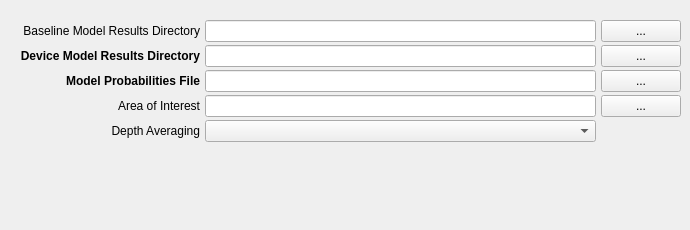
     <widget class="QWidget" name="tab_3">
      <attribute name="title">
       <string>Inputs</string>
      </attribute>
      <widget class="QWidget" name="layoutWidget_6">
       <property name="geometry">
        <rect>
         <x>20</x>
         <y>20</y>
         <width>661</width>
         <height>201</height>
        </rect>
       </property>
       <layout class="QGridLayout" name="gridLayout_10" rowstretch="0,0,0,0,0" columnstretch="0,0,0" rowminimumheight="0,0,0,0,0">
        <property name="sizeConstraint">
         <enum>QLayout::SetMaximumSize</enum>
        </property>
        <property name="horizontalSpacing">
         <number>5</number>
        </property>
        <property name="verticalSpacing">
         <number>3</number>
        </property>
        <item row="1" column="0">
         <widget class="QLabel" name="label_57">
          <property name="toolTip">
           <string>&lt;html&gt;&lt;head/&gt;&lt;body&gt;&lt;p&gt;Model results with marine energy devices present. Accepts a single NetCDF file or directory contining a collection of files.&lt;/p&gt;&lt;/body&gt;&lt;/html&gt;</string>
          </property>
          <property name="whatsThis">
           <string>&lt;html&gt;&lt;head/&gt;&lt;body&gt;&lt;p&gt;&lt;span style=&quot; font-weight:400;&quot;&gt;Select directory containing model simulations (.nc files) with MEC (marine energy converters).&lt;/span&gt;&lt;/p&gt;&lt;/body&gt;&lt;/html&gt;</string>
          </property>
          <property name="text">
           <string>&lt;html&gt;&lt;head/&gt;&lt;body&gt;&lt;p align=&quot;right&quot;&gt;&lt;span style=&quot; font-weight:600;&quot;&gt;Device Model Results Directory&lt;/span&gt;&lt;/p&gt;&lt;/body&gt;&lt;/html&gt;</string>
          </property>
         </widget>
        </item>
        <item row="2" column="0">
         <widget class="QLabel" name="label_58">
          <property name="toolTip">
           <string>&lt;html&gt;&lt;head/&gt;&lt;body&gt;&lt;p&gt;CSV file of model runs and associated probabilities.&lt;/p&gt;&lt;/body&gt;&lt;/html&gt;</string>
          </property>
          <property name="whatsThis">
           <string>&lt;html&gt;&lt;head/&gt;&lt;body&gt;&lt;p&gt;&lt;span style=&quot; font-weight:400;&quot;&gt;Select acoustic probabilities file&lt;/span&gt;&lt;/p&gt;&lt;/body&gt;&lt;/html&gt;</string>
          </property>
          <property name="text">
           <string>&lt;html&gt;&lt;head/&gt;&lt;body&gt;&lt;p align=&quot;right&quot;&gt;&lt;span style=&quot; font-weight:600;&quot;&gt;Model Probabilities File&lt;/span&gt;&lt;/p&gt;&lt;/body&gt;&lt;/html&gt;</string>
          </property>
          <property name="wordWrap">
           <bool>true</bool>
          </property>
         </widget>
        </item>
        <item row="0" column="0">
         <widget class="QLabel" name="label_56">
          <property name="toolTip">
           <string>&lt;html&gt;&lt;head/&gt;&lt;body&gt;&lt;p&gt;[Optional]&lt;/p&gt;&lt;p&gt;&lt;br/&gt;&lt;/p&gt;&lt;p&gt;Model results with marine energy devices present. Accepts a single NetCDF file or directory contining a collection of files.&lt;/p&gt;&lt;/body&gt;&lt;/html&gt;</string>
          </property>
          <property name="whatsThis">
           <string>&lt;html&gt;&lt;head/&gt;&lt;body&gt;&lt;p&gt;&lt;span style=&quot; font-weight:400;&quot;&gt;Select directory containing model simulations (.nc files) without MEC (marine energy converters).&lt;/span&gt;&lt;/p&gt;&lt;/body&gt;&lt;/html&gt;</string>
          </property>
          <property name="text">
           <string>&lt;html&gt;&lt;head/&gt;&lt;body&gt;&lt;p align=&quot;right&quot;&gt;Baseline Model Results Directory&lt;/p&gt;&lt;/body&gt;&lt;/html&gt;</string>
          </property>
         </widget>
        </item>
        <item row="0" column="1">
         <widget class="QLineEdit" name="paracousti_device_not_present">
          <property name="font">
           <font>
            <pointsize>8</pointsize>
            <weight>50</weight>
            <bold>false</bold>
           </font>
          </property>
          <property name="text">
           <string/>
          </property>
          <property name="readOnly">
           <bool>true</bool>
          </property>
         </widget>
        </item>
        <item row="0" column="2">
         <widget class="QPushButton" name="paracousti_no_device_pushButton">
          <property name="text">
           <string>...</string>
          </property>
         </widget>
        </item>
        <item row="3" column="1">
         <widget class="QLineEdit" name="paracousti_aoi_file">
          <property name="font">
           <font>
            <pointsize>8</pointsize>
            <weight>50</weight>
            <bold>false</bold>
           </font>
          </property>
          <property name="text">
           <string/>
          </property>
          <property name="readOnly">
           <bool>true</bool>
          </property>
         </widget>
        </item>
        <item row="1" column="1">
         <widget class="QLineEdit" name="paracousti_device_present">
          <property name="font">
           <font>
            <pointsize>8</pointsize>
            <weight>50</weight>
            <bold>false</bold>
           </font>
          </property>
          <property name="text">
           <string/>
          </property>
          <property name="readOnly">
           <bool>true</bool>
          </property>
         </widget>
        </item>
        <item row="4" column="1">
         <widget class="QComboBox" name="paracousti_averaging_combobox">
          <property name="font">
           <font>
            <pointsize>8</pointsize>
            <weight>50</weight>
            <bold>false</bold>
           </font>
          </property>
         </widget>
        </item>
        <item row="3" column="0">
         <widget class="QLabel" name="label_61">
          <property name="toolTip">
           <string>&lt;html&gt;&lt;head/&gt;&lt;body&gt;&lt;p&gt;[Optional]&lt;/p&gt;&lt;p&gt;Classified GeoTIFF. For example, habbitat, vegetation, or marine species.&lt;/p&gt;&lt;/body&gt;&lt;/html&gt;</string>
          </property>
          <property name="whatsThis">
           <string>&lt;html&gt;&lt;head/&gt;&lt;body&gt;&lt;p&gt;&lt;span style=&quot; font-weight:400;&quot;&gt;Select risk layer file&lt;/span&gt;&lt;/p&gt;&lt;/body&gt;&lt;/html&gt;</string>
          </property>
          <property name="text">
           <string>&lt;html&gt;&lt;head/&gt;&lt;body&gt;&lt;p align=&quot;right&quot;&gt;Area of Interest&lt;/p&gt;&lt;/body&gt;&lt;/html&gt;</string>
          </property>
         </widget>
        </item>
        <item row="2" column="1">
         <widget class="QLineEdit" name="paracousti_probabilities_file">
          <property name="font">
           <font>
            <pointsize>8</pointsize>
            <weight>50</weight>
            <bold>false</bold>
           </font>
          </property>
          <property name="text">
           <string/>
          </property>
          <property name="readOnly">
           <bool>true</bool>
          </property>
         </widget>
        </item>
        <item row="1" column="2">
         <widget class="QPushButton" name="paracousti_device_pushButton">
          <property name="text">
           <string>...</string>
          </property>
         </widget>
        </item>
        <item row="2" column="2">
         <widget class="QPushButton" name="paracousti_probabilities_pushButton">
          <property name="text">
           <string>...</string>
          </property>
         </widget>
        </item>
        <item row="4" column="0">
         <widget class="QLabel" name="label_17">
          <property name="toolTip">
           <string>&lt;html&gt;&lt;head/&gt;&lt;body&gt;&lt;p&gt;&lt;span style=&quot; font-weight:400;&quot;&gt;Selects the depth averaging applied to model results.&lt;/span&gt;&lt;/p&gt;&lt;p&gt;Depth Maximum&lt;span style=&quot; font-weight:400;&quot;&gt; : Maximum value over depth&lt;/span&gt;&lt;/p&gt;&lt;p&gt;Depth Average&lt;span style=&quot; font-weight:400;&quot;&gt; : Mean value over depth&lt;/span&gt;&lt;/p&gt;&lt;p&gt;Bottom Bin&lt;span style=&quot; font-weight:400;&quot;&gt; : Value from bottom bin&lt;/span&gt;&lt;/p&gt;&lt;p&gt;Top Bin&lt;span style=&quot; font-weight:400;&quot;&gt; : Value from top bin&lt;/span&gt;&lt;/p&gt;&lt;/body&gt;&lt;/html&gt;</string>
          </property>
          <property name="whatsThis">
           <string>&lt;html&gt;&lt;head/&gt;&lt;body&gt;&lt;p&gt;Select the method of determining the acoustic value to use. &lt;/p&gt;&lt;/body&gt;&lt;/html&gt;</string>
          </property>
          <property name="text">
           <string>&lt;html&gt;&lt;head/&gt;&lt;body&gt;&lt;p align=&quot;right&quot;&gt;Depth Averaging&lt;/p&gt;&lt;/body&gt;&lt;/html&gt;</string>
          </property>
         </widget>
        </item>
        <item row="3" column="2">
         <widget class="QPushButton" name="paracousti_risk_pushButton">
          <property name="text">
           <string>...</string>
          </property>
         </widget>
        </item>
       </layout>
      </widget>
     </widget>
